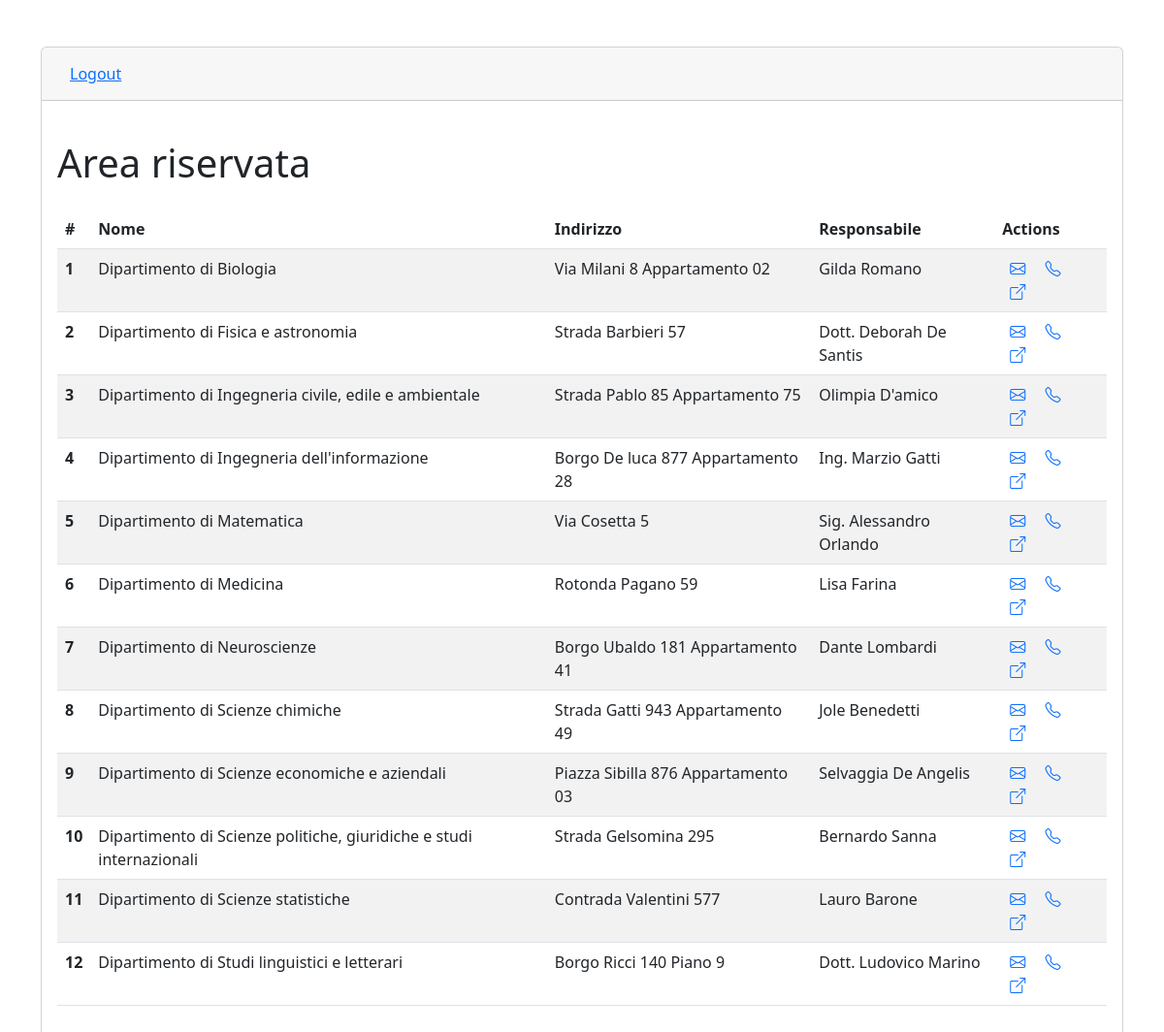
The page / (signed in) on the database its author committed.
### tables this page shows
CREATE TABLE `departments` (
  `id` bigint(20) UNSIGNED NOT NULL,
  `name` varchar(255) NOT NULL,
  `address` varchar(255) NOT NULL,
  `phone` varchar(255) DEFAULT NULL,
  `email` varchar(255) NOT NULL,
  `website` varchar(255) NOT NULL,
  `head_of_department` varchar(255) NOT NULL
);

### includes/functions.php (called while the page is built, shortened)
<?php
function get_table_list($conn, $table_name) {
  try {
    $sql = "SELECT * FROM `$table_name`";
    $result = $conn->query($sql);
  } catch(Exception $e) {
    $error = "Errore nella query di recupero della tabella $table_name:<br>" . $e->getMessage();
    $description ="Controlla su phpMyAdmin che la tabella sia importata correttamente!";
    include(__DIR__ . "/pages/error_page.php");
    exit;
  }
  $list = [];
  while($row = $result->fetch_assoc()) {
    $list[] = $row;
  }
  return $list;
}

### index.php (the view, shortened to what this page needs)
<?php
$user_logged = isset($_SESSION['user_id']) && $_SESSION['user_id'] != 0;
if($user_logged) {
  require_once __DIR__ . "/includes/connection.php";
  require_once __DIR__ . "/includes/functions.php";
  $departments = get_table_list($conn, "departments");
}
?>
<!DOCTYPE html>
<html lang="en">
<head>
  <link href="https://cdn.jsdelivr.net/npm/bootstrap@5.2.3/dist/css/bootstrap.min.css" rel="stylesheet"
>
  <link rel="stylesheet" href="https://cdn.jsdelivr.net/npm/bootstrap-icons@1.10.3/font/bootstrap-icons.css">
</head>
<body>
  <div class="container d-flex align-items-center py-5" style="min-height: 100vh">
    <div class="card <?= !$user_logged ? "w-50" : "" ?> mx-auto">
      <div class="card-header">
        <?php if(!$user_logged) : ?>
        Login form
        <?php else : ?>
        <form method="POST">
          <button class="btn btn-link" name="logout" value="1">
            Logout
          </button>
        </form>
        <?php endif; ?>
      </div>
      <div class="card-body">
        <?php if(!$user_logged) : ?>
        <?php if(isset($attemped_login_result) && $attemped_login_result == false) : ?>
        <div class="alert alert-danger alert-dismissible fade show" role="alert">
          <strong>Accesso fallito.</strong> Controlla le credenziali e riprova.
          <button type="button" class="btn-close" data-bs-dismiss="alert" aria-label="Close"></button>
        </div>
        <?php endif; ?>
        <form method="POST">
          <div class="mb-3">
            <label for="username" class="form-label">Username</label>
            <div class="input-group flex-nowrap">
              <span class="input-group-text bg-white">
                <i class="bi bi-person-circle"></i>
              </span>
              <input type="text" class="form-control" id="username" name="username"
                value="<?= isset($username) ? $username : ""?>">
            </div>
          </div>
          <div class="mb-3">
            <label for="password" class="form-label">Password</label>
            <div class="input-group flex-nowrap">
              <span class="input-group-text bg-white">
                <i class="bi bi-key"></i>
              </span>
              <input type="password" class="form-control" id="password" name="password">
            </div>
          </div>
          <button type="submit" class="btn btn-primary">Login</button>
          <hr>
          <small>username:</small> <code>mario</code><br>
          <small>password</small>: <code>password</code>
          <hr>
          <small><strong>Ricorda di importare il database!</strong></small>
        </form>
        <?php else : ?>
        <h1 class="my-4">Area riservata</h1>
        <table class="table table-striped">
          <thead>
            <tr>
              <th scope="col">#</th>
              <th scope="col">Nome</th>
              <th scope="col">Indirizzo</th>
              <th scope="col">Responsabile</th>
              <th scope="col">Actions</th>
            </tr>
          </thead>
          <tbody>
            <?php foreach($departments as $department) : ?>
            <tr>
              <th scope="row"><?= $department["id"] ?></th>
              <td><?= $department["name"] ?></td>
              <td><?= $department["address"] ?></td>
              <td><?= $department["head_of_department"] ?></td>
              <td>
                <a href="mailto:<?= $department["email"] ?>"><i class="bi bi-envelope mx-2"></i></a>
                <a href="tel:<?= $department["phone"] ?>"><i class="bi bi-telephone mx-2"></i></a>
                <a href="<?= $department["website"] ?>"><i class="bi bi-box-arrow-up-right mx-2"></i></a>
              </td>
            </tr>
            <?php endforeach; ?>
          </tbody>
        </table>
        <?php endif; ?>
      </div>
    </div>
  </div>
</body>
</html>

### rows shown on the page
departments: id "1", name "Dipartimento di Biologia", address "Via Milani 8 Appartamento 02", head_of_department "Gilda Romano"
departments: id "2", name "Dipartimento di Fisica e astronomia", address "Strada Barbieri 57", head_of_department "Dott. Deborah De Santis"
departments: id "3", name "Dipartimento di Ingegneria civile, edile e ambientale", address "Strada Pablo 85 Appartamento 75", head_of_department "Olimpia D'amico"
departments: id "4", name "Dipartimento di Ingegneria dell'informazione", address "Borgo De luca 877 Appartamento 28", head_of_department "Ing. Marzio Gatti"
departments: id "5", name "Dipartimento di Matematica", address "Via Cosetta 5", head_of_department "Sig. Alessandro Orlando"
departments: id "6", name "Dipartimento di Medicina", address "Rotonda Pagano 59", head_of_department "Lisa Farina"
departments: id "7", name "Dipartimento di Neuroscienze", address "Borgo Ubaldo 181 Appartamento 41", head_of_department "Dante Lombardi"
departments: id "8", name "Dipartimento di Scienze chimiche", address "Strada Gatti 943 Appartamento 49", head_of_department "Jole Benedetti"
departments: id "9", name "Dipartimento di Scienze economiche e aziendali", address "Piazza Sibilla 876 Appartamento 03", head_of_department "Selvaggia De Angelis"
departments: id "10", name "Dipartimento di Scienze politiche, giuridiche e studi internazionali", address "Strada Gelsomina 295", head_of_department "Bernardo Sanna"
departments: id "11", name "Dipartimento di Scienze statistiche", address "Contrada Valentini 577", head_of_department "Lauro Barone"
departments: id "12", name "Dipartimento di Studi linguistici e letterari", address "Borgo Ricci 140 Piano 9", head_of_department "Dott. Ludovico Marino"
